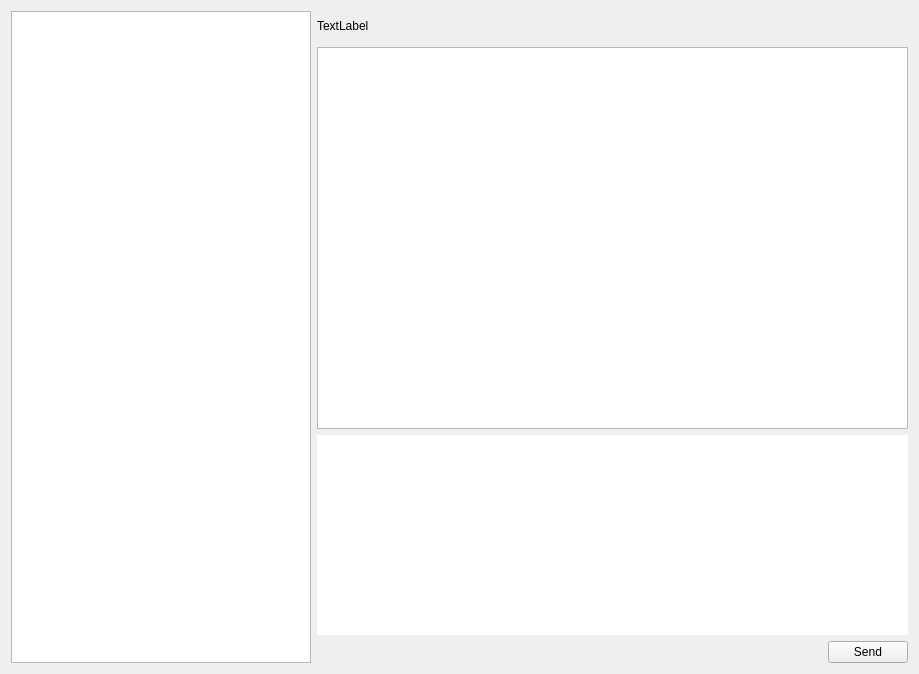
<?xml version="1.0" encoding="UTF-8"?>
<ui version="4.0">
 <class>MainWindow</class>
 <widget class="QWidget" name="MainWindow">
  <property name="geometry">
   <rect>
    <x>0</x>
    <y>0</y>
    <width>919</width>
    <height>674</height>
   </rect>
  </property>
  <property name="windowTitle">
   <string>MainWindow</string>
  </property>
  <layout class="QHBoxLayout" name="horizontalLayout_2">
   <item>
    <widget class="QListWidget" name="listWidget">
     <property name="maximumSize">
      <size>
       <width>300</width>
       <height>16777215</height>
      </size>
     </property>
    </widget>
   </item>
   <item>
    <layout class="QGridLayout" name="gridLayout">
     <property name="sizeConstraint">
      <enum>QLayout::SetDefaultConstraint</enum>
     </property>
     <item row="5" column="2">
      <layout class="QHBoxLayout" name="horizontalLayout">
       <item>
        <widget class="QPushButton" name="SendButton">
         <property name="sizePolicy">
          <sizepolicy hsizetype="Fixed" vsizetype="Fixed">
           <horstretch>0</horstretch>
           <verstretch>0</verstretch>
          </sizepolicy>
         </property>
         <property name="text">
          <string>Send</string>
         </property>
         <property name="shortcut">
          <string>Shift+Return</string>
         </property>
        </widget>
       </item>
      </layout>
     </item>
     <item row="2" column="1" colspan="2">
      <widget class="QTextEdit" name="SendText">
       <property name="enabled">
        <bool>true</bool>
       </property>
       <property name="sizePolicy">
        <sizepolicy hsizetype="Expanding" vsizetype="Expanding">
         <horstretch>0</horstretch>
         <verstretch>0</verstretch>
        </sizepolicy>
       </property>
       <property name="maximumSize">
        <size>
         <width>16777215</width>
         <height>200</height>
        </size>
       </property>
       <property name="frameShape">
        <enum>QFrame::NoFrame</enum>
       </property>
      </widget>
     </item>
     <item row="1" column="1" colspan="2">
      <widget class="QTextEdit" name="ReceiveText">
       <property name="sizePolicy">
        <sizepolicy hsizetype="Expanding" vsizetype="Expanding">
         <horstretch>0</horstretch>
         <verstretch>0</verstretch>
        </sizepolicy>
       </property>
       <property name="readOnly">
        <bool>true</bool>
       </property>
      </widget>
     </item>
     <item row="0" column="1">
      <widget class="QLabel" name="label">
       <property name="minimumSize">
        <size>
         <width>0</width>
         <height>30</height>
        </size>
       </property>
       <property name="text">
        <string>TextLabel</string>
       </property>
      </widget>
     </item>
    </layout>
   </item>
  </layout>
 </widget>
 <layoutdefault spacing="6" margin="11"/>
 <resources/>
 <connections/>
</ui>
